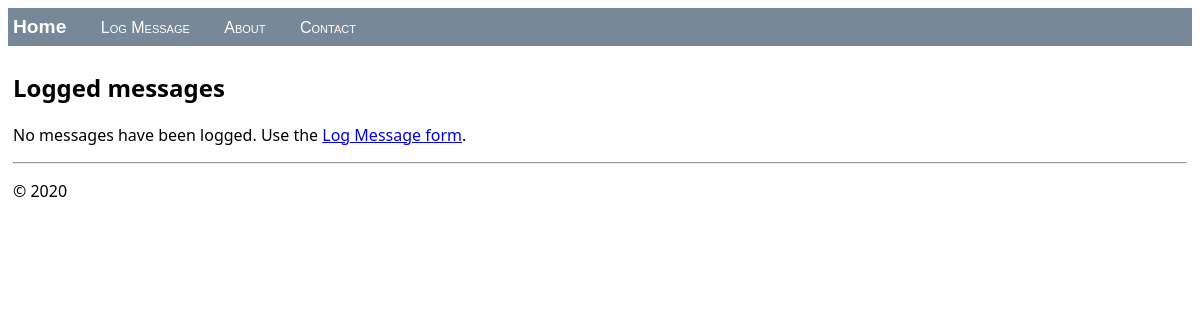
/, run on an earlier commit of the app's database.
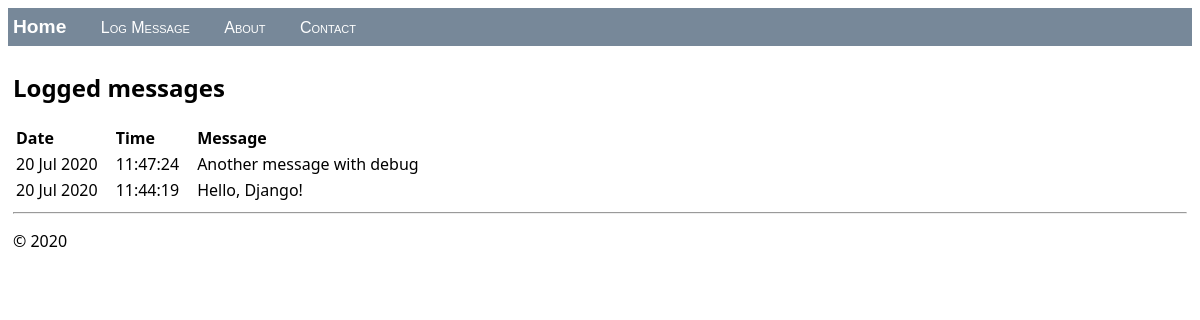
And on a later commit of the database.
### hello/models.py (models this page shows, shortened)
class LogMessage(models.Model):
    message = models.CharField(max_length=300)
    log_date = models.DateTimeField("date logged")

### hello/views.py (the view)
class HomeListView(ListView):
    model = LogMessageForm
    def get_context_data(self, **kwargs):
        context = super(HomeListView, self).get_context_data(**kwargs)
        return context

### hello/templates/hello/home.html (shortened to what this page needs)
{% extends "hello/layout.html" %}
{% block content %}
    <h2>Logged messages</h2>
    {% if message_list %}
        <table class="message_list">
            <thead>
                <tr>
                    <th>Date</th>
                    <th>Time</th>
                    <th>Message</th>
                </tr>
            </thead>
            <tbody>
            {% for message in message_list %}
                <tr>
                    <td>{{ message.log_date | date:'d M Y' }}</td>
                    <td>{{ message.log_date | time:'H:i:s' }}</td>
                    <td>
                        {{ message.message }}
                    </td>
                </tr>
            {% endfor %}
            </tbody>
        </table>
    {% else %}
        <p>No messages have been logged. Use the <a href="{% url 'log' %}">Log Message form</a>.</p>
    {% endif %}
{% endblock %}

What changed in the data, as far as the page shows it:
added LogMessage: log_date "20 Jul 2020", log_date "11:47:24", message "Another message with debug"
added LogMessage: log_date "20 Jul 2020", log_date "11:44:19", message "Hello, Django!"
Also different on the page:
text no longer shown: "No messages have been logged. Use the Log Message form ."
text now shown: "Date Time Message"
